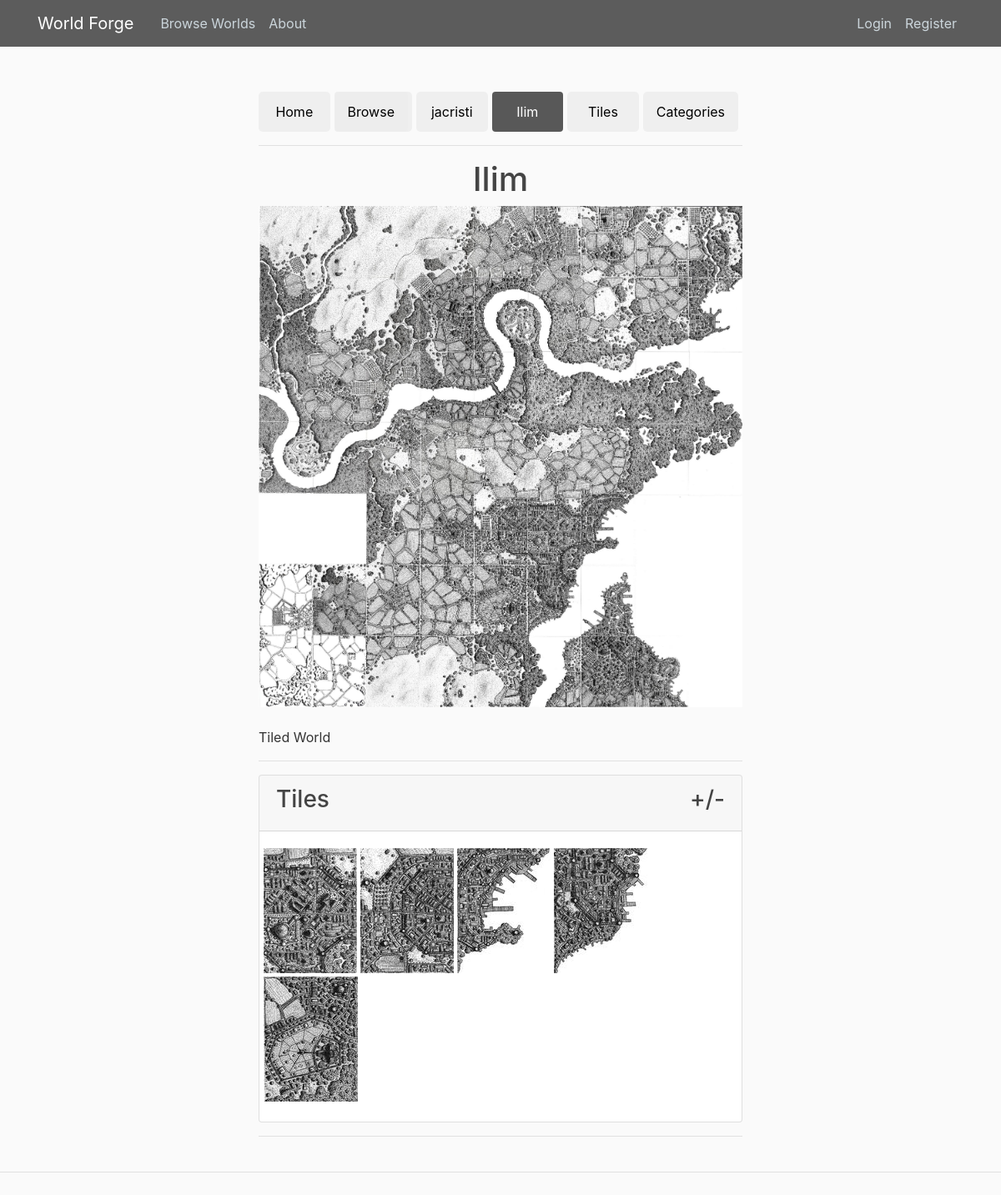
Page /forge/jacristi/Ilim/ on the committed database.
### forge/models.py (models this page shows, shortened)
class World(models.Model):
    is_public = models.BooleanField(default=False)
    name = models.CharField(max_length=100, validators=[validate_name,])
    genre = models.CharField(max_length=100, blank=True)
    description = models.TextField(blank=True)
    story = models.TextField(blank=True)
    creator = models.ForeignKey(User, on_delete=models.CASCADE)
    image = models.ImageField(upload_to='world_images', blank=True)
    image_thumb = models.ImageField(upload_to='world_images/thumbs', blank=True)
    image_credit = models.CharField(max_length=120, blank=True)
    str_name = models.CharField(max_length=200, blank=True)
    class Meta:
        ordering = ('str_name',)
        unique_together= (('creator', 'name'),)

class Tile(models.Model):
    name = models.CharField(max_length=100, validators=[validate_name,])
    description = models.TextField(blank=True)
    story = models.TextField(blank=True)
    world = models.ForeignKey(World, on_delete=models.CASCADE)
    creator = models.ForeignKey(User, on_delete=models.CASCADE)
    image = models.ImageField(upload_to='tile_images', blank=True)
    image_thumb = models.ImageField(upload_to='tile_images/thumbs', blank=True)
    image_credit = models.CharField(max_length=120, blank=True)
    str_name = models.CharField(max_length=200, blank=True)
    horizontal_position = models.IntegerField()
    vertical_position = models.IntegerField()
    class Meta:
        ordering = ('str_name',)
        unique_together= (('creator', 'world', 'name'),)

### forge/views.py (the view, shortened to what this page needs)
# urls.py: url(r'^(?P<username>[A-Za-z0-9]+)/(?P<world_name>[^\\]+)/$', views.world_detail, name='world_detail'),
def world_detail(request, username, world_name):
    users = User.objects.all()
    user_obj = User.objects.get(username=username)
    profile = Profile.objects.get(user=user_obj)
    world = World.objects.get(creator=user_obj, name=world_name)
    tiles = Tile.objects.filter(creator=user_obj, world=world).order_by('pk')
    categories = Category.objects.filter(creator=user_obj, world=world).order_by('pk')
    things = Thing.objects.filter(creator=user_obj, world=world).order_by('pk')
    can_edit = False
    can_add_tile = False
    can_add_category = False
    can_add_thing = False
    context = {
        'users': users,
        'can_edit': can_edit,
        'can_add_tile': can_add_tile,
        'can_add_category': can_add_category,
        'can_add_thing': can_add_thing,
        'user_obj':user_obj,
        'world': world,
        'tiles': tiles,
        'categories':categories,
        'things': things,
        'world_active': 'active',
        }
    return render(request, 'forge/world_detail.html', context)

### forge/templates/forge/world_detail.html (shortened to what this page needs)
{% extends 'forge/base.html' %}
{% load static %}
{% block content %}
{% if world.is_public or can_edit %}
  <div class='container center-div'>
    {% include 'forge/sub_nav.html' %}
    <h1>{{ world.name }}
    </h1>
    <div>
        {% if world.image %}
        <img src="{{ world.image.url }}" class="img-fluid">
        {% else %}
        <img src="{% static 'forge/default_world.jpg' %}" class="img-fluid"/>
        {% endif %}
    </div>
    <p class="description-content">{{ world.description | linebreaksbr }}</p>
  <hr/>
  {% include 'forge/tile_list.html' %}
  <hr/>
</div>
<hr/>
{% else %}
<h2> This world is set to private</h2>
{% endif %}
{% endblock %}

### forge/templates/forge/sub_nav.html (shortened to what this page needs)
<ul class="nav nav-pills nav-justified">
    <li class="nav-item">
      <a class="nav-link {{ home_active }}" href="{% url 'forge_home' %}">Home</a>
    </li>
    <li class="nav-item">
      <a class="nav-item nav-link {{ browse_active }}" href="{% url 'browse_worlds' %}">Browse</a>
    </li>
    {% if user_obj and user_obj != user %}
    <li class="nav-item">
      <a class="nav-link {{ user_obj_active }}" href="{% url 'world_index' user_obj.username %}">{{ user_obj.username }}</a>
    </li>
    {% endif %}
    {% if user_obj and world %}
    <li class="nav-item">
      <a class="nav-link {{ world_active }}" href="{% url 'world_detail' user_obj.username world.name %}">{{ world.name }}</a>
    </li>
    <li class="nav-item">
      <a class="nav-link {{ tiles_active }}" href="{% url 'tile_index' user_obj.username world.name %}">Tiles</a>
    </li>
    <li class="nav-item">
        <a class="nav-link {{ categories_active }}" href="{% url 'category_index' user_obj.username world.name  %}">Categories</a>
    </li>
    {% endif %}
  </ul>
<hr/>

### forge/templates/forge/tile_list.html (shortened to what this page needs)
{% load static %}
  <div class="card">
    <div class="card-header" role="tab" id="headingOne">
      <h5 class="mb-0">
        <a data-toggle="collapse" href="#collapseOne" aria-expanded="true" aria-controls="collapseOne">
          <h3 class="float-right" style="text-decoration:none">+/-</h3>
          <a href="{% url 'tile_index' user_obj.username world.name %}">
            <h3 class="float-left" style="text-decoration:none">Tiles</h3>
          </a>
        </a>
      </h5>
    </div>
    <div id="collapseOne" class="collapse show" role="tabpanel" aria-labelledby="headingOne">
      <div class="row card-body">
      {% for tile in tiles %}
        <div class="mb-1 mr-1">
          <a href="{% url 'tile_detail' user_obj.username world.name tile.name %}">
              {% if tile.image %}
              <img src="{{ tile.image_thumb.url }}" title="{{ tile.name }}" class="hover_img img-fluid">
              {% else %}
              <img src="{% static 'forge/default_tile_thumb.jpg' %}"/>
              {% endif %}
          </a>
        </div>
      {% endfor %}
      </div>
    </div>
  </div>

### forge/static/forge/main.css (style rules this page uses)
body { background: #fafafa; color: #333333; margin-top: 5rem; }
h1, h2, h3, h4, h5, h6 { color: #444444; }
ul { margin: 0; }
.center-div { margin: auto; width: 50%; padding: 10px; text-align: center; }
.center-div p { text-align: left; }
ul .nav-item { background-color: #eeeeeed8; border-radius: 5px; margin-right: 5px; color: black!important; line-height: 2; }
.nav-pills > li > a { color: black!important; table-layout: fixed!important; }
.nav-pills > li > a.active { color: white!important; background-color: #000000a1!important; }

### rows in the picture
World: name "Ilim", image (picture), description "Tiled World"
Tile: image_thumb (picture)
Tile: image_thumb (picture)
Tile: image_thumb (picture)
Tile: image_thumb (picture)
Tile: image_thumb (picture)
Tile: image_thumb (placeholder picture)

### other values in the picture
{{ user_obj.username }} "jacristi"
